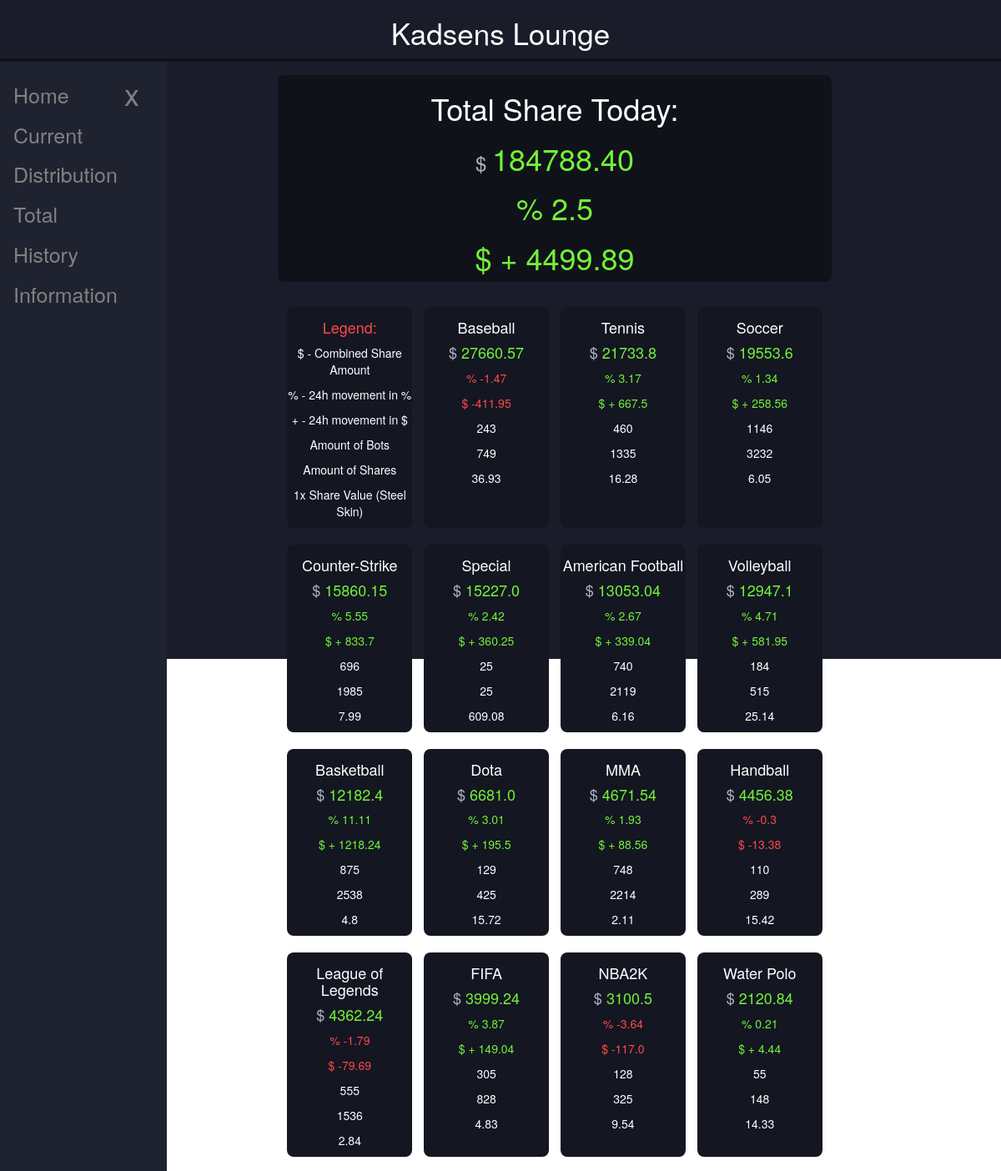
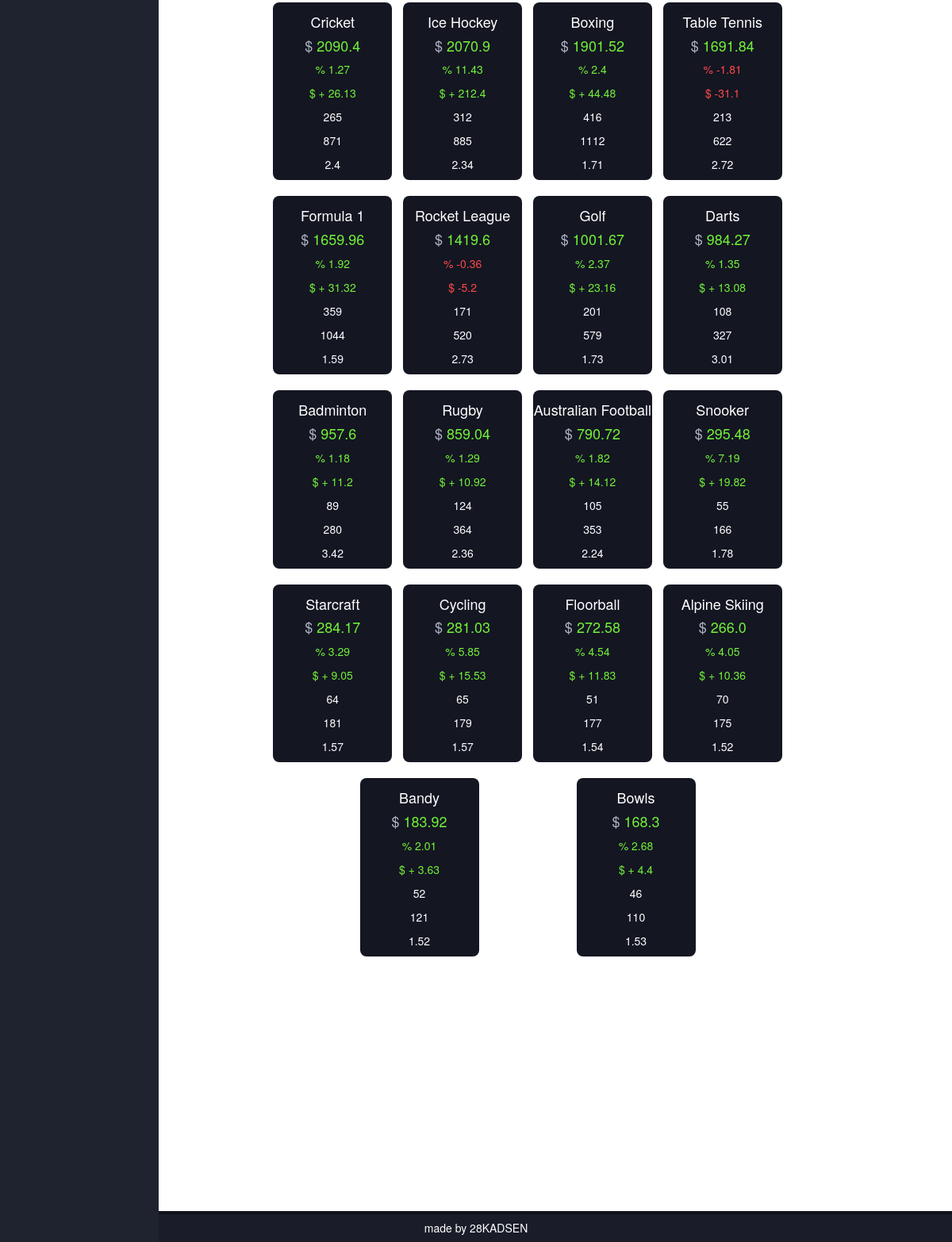
Screenshot of /share_today with the database file from the repository (2 pictures, top to bottom).
### my_project/models.py (models this page shows)
class SportsShare(db.Model):
    id = db.Column(db.Integer, primary_key=True)
    sport = db.Column(db.String)
    combined_share_value = db.Column(db.Float)
    base_share_value = db.Column(db.Float)
    share_quantity = db.Column(db.Integer)
    bots_quantity = db.Column(db.Integer)
    date = db.Column(db.Date)

### my_project/routes/sports_share.py (the view)
@app.route("/share_today")
def share_today():
    today1 = datetime.today()
    today = today1.strftime('%Y-%m-%d')
    yesterday1 = datetime.now() - timedelta(days=1)
    yesterday = yesterday1.strftime('%Y-%m-%d')
    share_data_today = SportsShare.query.filter(SportsShare.date == today).order_by(SportsShare.combined_share_value.desc()).all()
    share_data_yesterday = SportsShare.query.filter(SportsShare.date == yesterday).order_by(SportsShare.combined_share_value.desc()).all()
    change_in_dollar = {}
    change_in_percentage = {}
    base_share_value = {}
    share_quantity = {}
    bots_quantity = {}
    for today,yesterday in zip(share_data_today, share_data_yesterday):
        sport = today.sport
        change_value = today.combined_share_value -yesterday.combined_share_value
        change_percent = ((today.combined_share_value - yesterday.combined_share_value) / yesterday.combined_share_value) * 100
        change_in_percentage[sport] = round(change_percent, 2)
        change_in_dollar[sport] = round(change_value, 2)
        base_share_value[sport] = today.base_share_value
        share_quantity[sport] = today.share_quantity
        bots_quantity[sport] = today.bots_quantity
    return render_template("share_today.html", page_title="Share Today", share_data_today=share_data_today, change_in_percentage=change_in_percentage, change_in_dollar=change_in_dollar, base_share_value=base_share_value, share_quantity=share_quantity, bots_quantity=bots_quantity)

### my_project/templates/share_today.html (shortened to what this page needs)
{% extends "base.html" %}
{% block content %}
<link rel="stylesheet" href="..//static/share_today.css">
<section>
   <div class="content-container">
      <div class="sport-container">
         {% for x in share_data_today %}
            {% if x.sport == "total" %}
               <div class="total">
                  <h1>Total Share Today:</h1>
                  <h1 class="money"><span style="color:#B1B6C6; font-size: 24px; vertical-align: middle;" >$ </span>{{'%0.2f'| format(x.combined_share_value|float)}}</h1>
                  {% if change_in_percentage[x.sport] < 0 %}
                     <h1><span style="color: #FF4949;">% {{ change_in_percentage[x.sport] }}</span></h1>
                     <h1><span style="color: #FF4949;">$ {{ change_in_dollar[x.sport] }}</span></h1>
                  {% elif change_in_percentage[x.sport]  == 0 %}
                     <h1><span>% {{ change_in_percentage[x.sport] }}</span></h1>
                     <h1><span> - {{ change_in_dollar[x.sport] }}</span></h1>
                  {% else %}
                     <h1><span style="color: rgb(114, 242, 56);">% {{ change_in_percentage[x.sport] }}</span></h1>
                     <h1><span style="color: rgb(114, 242, 56);">$ + {{ change_in_dollar[x.sport] }}</span></h1>
                  {% endif %}
               </div>
            {% endif %}
         {% endfor %}
         <div class="sport">
            <h4 style="color: #FF4949;"> Legend:</h4>
            <p>$ - Combined Share Amount</p>
            <p>% - 24h movement in %</p>
            <p>+ - 24h movement in $</p>
            <p>Amount of Bots</p>
            <p>Amount of Shares</p>
            <p>1x Share Value (Steel Skin)</p>
         </div>
         {% for x in share_data_today %}
            {% if x.sport != "total" %}
            <div class="sport">
               <span>
                  <h4>{{ x.sport }}</h4>
                  <h4 class="money"><span style="color:#B1B6C6;">$ </span> {{ x.combined_share_value }}</h4>
                  {% if change_in_percentage[x.sport] < 0 %}
                     <p><span style="color: #FF4949;">% {{ change_in_percentage[x.sport] }}</span></p>
                     <p><span style="color: #FF4949;">$ {{ change_in_dollar[x.sport] }}</span></p>
                  {% elif change_in_percentage[x.sport] == 0 %}
                     <p><span>% {{ change_in_percentage[x.sport] }}</span></p>
                     <p><span> - {{ change_in_dollar[x.sport] }}</span></p>
                  {% else %}
                     <p><span style="color: rgb(114, 242, 56);">% {{ change_in_percentage[x.sport] }}</span></p>
                     <p><span style="color: rgb(114, 242, 56);">$ + {{ change_in_dollar[x.sport] }}</span></p>
                  {% endif %}
                  <p>{{ bots_quantity[x.sport] }}</p>
                  <p>{{ share_quantity[x.sport] }}</p>
                  <p>{{ base_share_value[x.sport] }}</p>
               </span>
            </div>
            {% endif %}
         {% endfor %}
      </div>
   </div>
</section>
{% endblock %}

### my_project/templates/base.html (shortened to what this page needs)
<!DOCTYPE html>
<html lang="en">
<head>
    <link rel="stylesheet" href="../static/base.css">
</head>
<body>
  <header>
    <div class="top-bar">
      <h1>Kadsens Lounge</h1>
    </div>
    <button class="openbtn" id="openbtn" onclick="openNav()">☰</button>
    <div class="sidenav" id="sidenav">
      <a href="javascript:void(0)" class="closebtn" onclick="closeNav()">x</a>
      <a href="{{ url_for('landing_page') }}">Home</a>
      <a href="{{ url_for('share_today') }}">Current</a>
      <a href="{{ url_for('share_distribution') }}">Distribution</a>
      <a href="{{ url_for('share_total') }}">Total</a>
      <a href="{{ url_for('share_history') }}">History</a>
      <a href="#">Information</a>
    </div>
  </header>
  <main>
        {% block content%}
        {% endblock %}
  </main>
</body>
<div class="footer">
  <h5>made by 28KADSEN</h5>
</div>
<link rel="stylesheet" href="https://cdn.jsdelivr.net/npm/bootstrap@3.4.1/dist/css/bootstrap.min.css">
</html>

### my_project/static/base.css (style rules this page uses)
body, html { min-height: 100%; margin: 0; padding: 0; background-color: #1A1D29; margin-bottom: 100px; }
main { min-height: 100%; width: 100%; padding-top: 70px; padding-right: 10%; background-color: rgb(26, 29, 41); }
.top-bar { color: rgb(255,255,255); text-align: center; width: 100%; height: 70px; position: fixed; top: 0; left: 0; background-color: rgb(26, 29, 41); -webkit-box-shadow: 0px 4px 0px 0px #11131A; box-shadow: 0px 4px 0px 0px #11131A; z-index: 5; }
.top-bar h1 { font-size: 2.5em; }
.sidenav { height: 100%; width: 250px; max-width: 200px; position: fixed; z-index: 1; top: 0; left: 0; background-color: #1F2330; overflow-x: hidden; padding-top: 20px; margin-top: 70px; transition: 0.5s; }
.sidenav a { padding: 6px 8px 6px 16px; text-decoration: none; font-size: 25px; color: #818181; display: block; transition: 0.3s; }
.sidenav .closebtn { position: absolute; top: 10px; right: 25px; font-size: 36px; }
.openbtn { position: fixed; left: 0px; top: 80px; font-size: 20px; cursor: pointer; background-color: #1F2330; color: white; padding: 10px 15px; border: none; }
@media screen and (min-width: 800px) { main { padding-left: 250px; } }
@media screen and (min-width: 800px) { .sidenav { width: 250px; } }
.footer { position: fixed; left: 0; bottom: 0; width: 100%; background-color: rgb(26, 29, 41); box-shadow: 0px -4px 0px 0px #11131a; color: white; text-align: center; }

### my_project/static/share_today.css (style rules this page uses)
.content-container { margin: 20px auto 50px auto; width: 80%; height: 700px; }
.total { width: 100%; background-color: #10121A; color: white; margin: auto; border-radius: 8px; text-align: center; margin-bottom: 20px; }
.sport-container { padding-bottom: 50px; width: 100%; display: flex; flex-wrap: wrap; justify-content: space-evenly; }
.sport { margin: 10px 2.5px 10px 2.5px; padding: 5px 0 0 0; background-color: #141622; color: rgb(255,255,255); width: 20%; min-width: 150px; border-radius: 8px; text-align: center; }
.money { color: rgb(114, 242, 56);; }

### rows the page displays
SportsShare: combined_share_value "184788.40", sport "2.5", sport "4499.89"
SportsShare: sport "Baseball", combined_share_value "27660.57", sport "-1.47", sport "-411.95", sport "243", sport+share_quantity "749", sport+base_share_value "36.93"
SportsShare: sport "Tennis", combined_share_value "21733.8", sport "3.17", sport "667.5", sport+bots_quantity "460", sport+share_quantity "1335", sport+base_share_value "16.28"
SportsShare: sport "Soccer", combined_share_value "19553.6", sport "1.34", sport "258.56", sport+bots_quantity "1146", sport+share_quantity "3232", sport+base_share_value "6.05"
SportsShare: sport "Counter-Strike", combined_share_value "15860.15", sport "5.55", sport "833.7", sport+bots_quantity "696", sport+share_quantity "1985", sport+base_share_value "7.99"
SportsShare: sport "Special", combined_share_value "15227.0", sport "2.42", sport "360.25", sport "25", sport+base_share_value "609.08"
SportsShare: sport "American Football", combined_share_value "13053.04", sport "2.67", sport "339.04", sport+bots_quantity "740", sport+share_quantity "2119", sport+base_share_value "6.16"
SportsShare: sport "Volleyball", combined_share_value "12947.1", sport "4.71", sport "581.95", sport "184", sport+share_quantity "515", sport+base_share_value "25.14"
SportsShare: sport "Basketball", combined_share_value "12182.4", sport "11.11", sport "1218.24", sport+bots_quantity "875", sport+share_quantity "2538", sport+base_share_value "4.8"
SportsShare: sport "Dota", combined_share_value "6681.0", sport "3.01", sport "195.5", sport "129", sport+share_quantity "425", sport+base_share_value "15.72"
SportsShare: sport "MMA", combined_share_value "4671.54", sport "1.93", sport "88.56", sport+bots_quantity "748", sport+share_quantity "2214", sport+base_share_value "2.11"
SportsShare: sport "Handball", combined_share_value "4456.38", sport "-0.3", sport "-13.38", sport "110", sport+share_quantity "289", sport+base_share_value "15.42"
SportsShare: sport "League of Legends", combined_share_value "4362.24", sport "-1.79", sport "-79.69", sport+bots_quantity "555", sport+share_quantity "1536", sport+base_share_value "2.84"
SportsShare: sport "FIFA", combined_share_value "3999.24", sport "3.87", sport "149.04", sport+bots_quantity "305", sport+share_quantity "828", sport+base_share_value "4.83"
SportsShare: sport "NBA2K", combined_share_value "3100.5", sport "-3.64", sport "-117.0", sport "128", sport+share_quantity "325", sport+base_share_value "9.54"
SportsShare: sport "Water Polo", combined_share_value "2120.84", sport "0.21", sport "4.44", sport "55", sport "148", sport+base_share_value "14.33"
SportsShare: sport "Cricket", combined_share_value "2090.4", sport "1.27", sport "26.13", sport+bots_quantity "265", sport+share_quantity "871", sport+base_share_value "2.4"
SportsShare: sport "Ice Hockey", combined_share_value "2070.9", sport "11.43", sport "212.4", sport+bots_quantity "312", sport+share_quantity "885", sport+base_share_value "2.34"
SportsShare: sport "Boxing", combined_share_value "1901.52", sport "2.4", sport "44.48", sport+bots_quantity "416", sport+share_quantity "1112", sport+base_share_value "1.71"
SportsShare: sport "Table Tennis", combined_share_value "1691.84", sport "-1.81", sport "-31.1", sport "213", sport+share_quantity "622", sport+base_share_value "2.72"
SportsShare: sport "Formula 1", combined_share_value "1659.96", sport "1.92", sport "31.32", sport+bots_quantity "359", sport+share_quantity "1044", sport+base_share_value "1.59"
SportsShare: sport "Rocket League", combined_share_value "1419.6", sport "-0.36", sport "-5.2", sport "171", sport+share_quantity "520", sport+base_share_value "2.73"
SportsShare: sport "Golf", combined_share_value "1001.67", sport "2.37", sport "23.16", sport "201", sport+share_quantity "579", sport+base_share_value "1.73"
SportsShare: sport "Darts", combined_share_value "984.27", sport "1.35", sport "13.08", sport "108", sport+share_quantity "327", sport+base_share_value "3.01"
SportsShare: sport "Badminton", combined_share_value "957.6", sport "1.18", sport "11.2", sport "89", sport+share_quantity "280", sport+base_share_value "3.42"
SportsShare: sport "Rugby", combined_share_value "859.04", sport "1.29", sport "10.92", sport "124", sport+share_quantity "364", sport+base_share_value "2.36"
SportsShare: sport "Australian Football", combined_share_value "790.72", sport "1.82", sport "14.12", sport "105", sport+share_quantity "353", sport+base_share_value "2.24"
SportsShare: sport "Snooker", combined_share_value "295.48", sport "7.19", sport "19.82", sport "55", sport "166", sport+base_share_value "1.78"
SportsShare: sport "Starcraft", combined_share_value "284.17", sport "3.29", sport "9.05", sport "64", sport "181", sport+base_share_value "1.57"
SportsShare: sport "Cycling", combined_share_value "281.03", sport "5.85", sport "15.53", sport "65", sport "179", sport+base_share_value "1.57"
SportsShare: sport "Floorball", combined_share_value "272.58", sport "4.54", sport "11.83", sport "51", sport "177", sport+base_share_value "1.54"
SportsShare: sport "Alpine Skiing", combined_share_value "266.0", sport "4.05", sport "10.36", sport "70", sport "175", sport+base_share_value "1.52"
SportsShare: sport "Bandy", combined_share_value "183.92", sport "2.01", sport "3.63", sport "52", sport "121", sport+base_share_value "1.52"
SportsShare: sport "Bowls", combined_share_value "168.3", sport "2.68", sport "4.4", sport "46", sport "110", sport+base_share_value "1.53"
